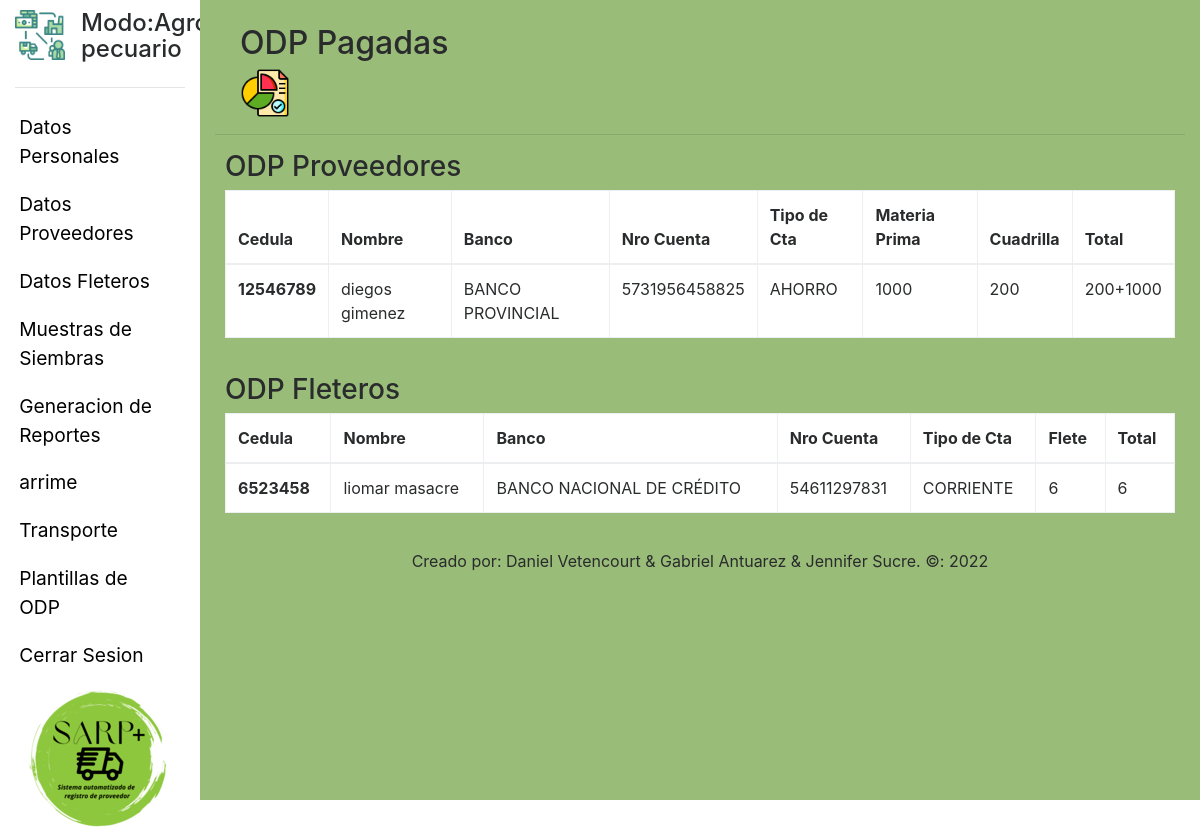
The app's page /SARP/views/agropecuaria/ODP_P.php (signed in) with its own data.
### tables this page shows
CREATE TABLE `tarifas` (
  `ID_Tarifa` int(11) NOT NULL AUTO_INCREMENT,
  `Pago_Flete` float NOT NULL,
  `Pago_MP` float NOT NULL,
  `Pago_Cuadrilla` float NOT NULL,
  `ID_Solicitud_Proveedor` int(11) DEFAULT NULL,
  PRIMARY KEY (`ID_Tarifa`),
  KEY `fr_key_SP` (`ID_Solicitud_Proveedor`),
  CONSTRAINT `fr_key_SP` FOREIGN KEY (`ID_Solicitud_Proveedor`) REFERENCES `solicitud_proveedor` (`ID_Solicitud_Proveedor`)
);

CREATE TABLE `usuario` (
  `ID_Usuario` int(11) NOT NULL AUTO_INCREMENT,
  `tipo_Usuario` int(11) DEFAULT NULL,
  `Password` varchar(200) NOT NULL,
  `Nombre` varchar(20) DEFAULT '',
  `Apellido` varchar(20) DEFAULT '',
  `Cedula` varchar(10) DEFAULT '',
  `Telefono` varchar(20) DEFAULT '',
  `Email` varchar(30) DEFAULT '',
  `Direccion` varchar(50) DEFAULT '',
  `RIF` varchar(12) DEFAULT '',
  `Banco_P` varchar(30) DEFAULT '',
  `Cuenta_P` varchar(20) DEFAULT '',
  `TipoCuenta_P` varchar(10) DEFAULT '',
  `Banco_A` varchar(30) DEFAULT '',
  `Cuenta_A` varchar(20) DEFAULT '',
  `TipoCuenta_A` varchar(10) DEFAULT '',
  `Nombre_A` varchar(20) DEFAULT '',
  `Apellido_A` varchar(20) DEFAULT NULL,
  `Pregunta` varchar(50) NOT NULL,
  `Respuesta` varchar(50) NOT NULL,
  PRIMARY KEY (`ID_Usuario`)
);

### SARP/views/agropecuaria/ODP_P.php (the view, shortened to what this page needs)
<?php
    include('../templates/headFletero.php');
    $connection = Connection::getInstance();
    $con = $connection->getConnection();
    $result = $con->query("SELECT *
    FROM
    tarifas
    INNER JOIN solicitud_proveedor ON tarifas.ID_Solicitud_Proveedor = solicitud_proveedor.ID_Solicitud_Proveedor
    INNER JOIN siembras ON solicitud_proveedor.ID_Siembra = siembras.ID_Siembra
    INNER JOIN usuario ON siembras.ID_Proveedor = usuario.ID_Usuario
    ");
    $fletero = $con->query("SELECT *
    FROM
    tarifas
    INNER JOIN solicitud_proveedor ON tarifas.ID_Solicitud_Proveedor = solicitud_proveedor.ID_Solicitud_Proveedor
    INNER JOIN solicitud_fletero ON solicitud_proveedor.ID_Solicitud_Fletero = solicitud_fletero.ID_Solicitud_Fletero
    INNER JOIN camiones ON solicitud_fletero.Placa = camiones.Placa
    INNER JOIN usuario ON camiones.ID_Fleteros = usuario.ID_Usuario");
?>
<body>
    <div class="container-fluid">
        <div class="row">
                <?php
                    include("../templates/menuAgropecuaria.php");
                ?>
                <div class="col-xl-10 col-lg-9 col-md-8 col-sm-12 col-12" style="background-color: #99BC78; height: 100vh; overflow-y: scroll;">
                    <div class="contenidoInterno" style="padding-top: 25px;">
                        <header class="row" style="margin-left: 10px;">
                            <div class=" col-md-6 col-sm-12 ">
                                <h2>ODP Pagadas</h2>
                                <img class="imagen-titulo" src="../../assets/images/report.png" alt="" style="width: 50px; height: 50px;">
                            </div>
                        </header>
                        <hr>
                        <div class="row" style="margin-left: 10px; margin-right: 10px; margin-bottom: 20px;">
                            <h3>ODP Proveedores</h3>
                            <table class=" table  table-bordered" style="background-color: white;">
                                <thead>
                                    <tr>
                                    <th scope="col">Cedula</th>
                                    <th scope="col">Nombre</th>
                                    <th scope="col">Banco</th>
                                    <th scope="col">Nro Cuenta</th>
                                    <th scope="col">Tipo de Cta</th>
                                    <th scope="col">Materia Prima</th>
                                    <th scope="col">Cuadrilla</th>
                                    <th scope="col">Total</th>
                                    </tr>
                                </thead>
                                <tbody>
                                <?php
                                    while($row = $result->fetch_object()){
                                        echo "<tr>";
                                        echo "<th scope='row'>$row->Cedula</th>";
                                        echo "<td>$row->Nombre $row->Apellido</td>";
                                        echo "<td>$row->Banco_P</td>";
                                        echo "<td>$row->Cuenta_P</td>";
                                        echo "<td>$row->TipoCuenta_P</td>";
                                        echo "<td>$row->Pago_MP</td>";
                                        echo "<td>$row->Pago_Cuadrilla</td>";
                                        echo "<td> $row->Pago_Cuadrilla+$row->Pago_MP </td>";
                                        echo "</tr>";
                                    }
                                ?>
                                </tbody>
                            </table>
                        </div>
                        <div class="row" style="margin-left: 10px;  margin-right: 10px; margin-bottom: 20px;">
                            <h3>ODP Fleteros</h3>
                            <table class=" table  table-bordered" style="background-color: white;">
                                <thead>
                                <tr>
                                    <th scope="col">Cedula</th>
                                    <th scope="col">Nombre</th>
                                    <th scope="col">Banco</th>
                                    <th scope="col">Nro Cuenta</th>
                                    <th scope="col">Tipo de Cta</th>
                                    <th scope="col">Flete</th>
                                    <th scope="col">Total</th>
                                    </tr>
                                </thead>
                                <tbody>
                                <?php
                                    while($row = $fletero->fetch_object()){
                                        echo "<tr>";
                                        echo "<th scope='row'>$row->Cedula</th>";
                                        echo "<td>$row->Nombre $row->Apellido</td>";
                                        echo "<td>$row->Banco_P</td>";
                                        echo "<td>$row->Cuenta_P</td>";
                                        echo "<td>$row->TipoCuenta_P</td>";
                                        echo "<td>$row->Pago_Flete</td>";
                                        echo "<td> $row->Pago_Flete </td>";
                                        echo "</tr>";
                                    }
                                ?>
                                </tbody>
                            </table>
                        </div>
<?php
    include ("../templates/footerFletero.php")
?>

### SARP/assets/css/fletero.css (style rules this page uses)
* { margin: 0; padding: 0; box-sizing: border-box; }

### records on screen
tarifas: usuario.Cedula "12546789", usuario.Nombre "diegos", usuario.Apellido "gimenez", usuario.Banco_P "BANCO PROVINCIAL", usuario.Cuenta_P "5731956458825", usuario.TipoCuenta_P "AHORRO", Pago_MP "1000", Pago_Cuadrilla "200", usuario.Cedula "6523458", usuario.Nombre "liomar", usuario.Apellido "masacre", usuario.Banco_P "BANCO NACIONAL DE CRÉDITO", usuario.Cuenta_P "54611297831", usuario.TipoCuenta_P "CORRIENTE", Pago_Flete "6"
